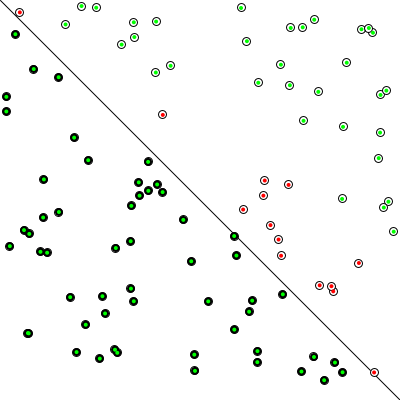
Frame 1 (no input)
Frame 60 (the mouse pressed at the canvas centre just before this capture): identical to frame 1, image omitted
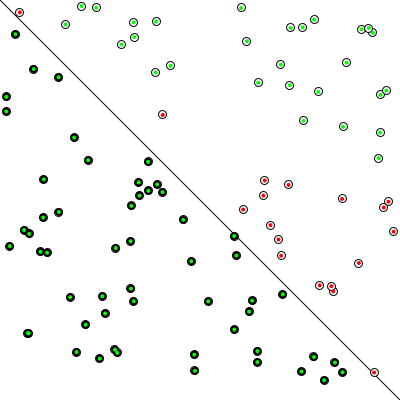
Frame 120 (the mouse held since frame 60 and released just before this capture)

The Processing sketch that drew these frames (run headless with seeded random() and noise(); from frame 60 on, the mouse is pressed at the canvas centre):

// Processing sketch: perceptron
// ── perceptron.pde
/**
* Activation function.
* If it recieves positive - returns 1, else -1
*/
int sign(float n){
  if (n >= 0) return 1;
  else return -1;
}

class Perceptron {
  float[] weights = new float[2];
  float learningRate = 0.1;

  Perceptron() {
    // initialize weights randomly
    for (int i = 0; i < this.weights.length; i++){
      this.weights[i] = random(-1, 1);
    }
  }

  int guess(float[] inputs) {
    float sum = 0;
    for (int i = 0; i < weights.length; i++){
      sum += inputs[i] * this.weights[i];
    }
    int output = sign(sum);
    return output;
  }
  
  void train(float[] inputs, int target) {
    int guess = this.guess(inputs);
    int error = target - guess;
    for (int i = 0; i < this.weights.length; i++){
      this.weights[i] += error * inputs[i] * this.learningRate; 
    }
  }
  
  void printWeights(){
    println(this.weights[0] + " " + this.weights[1]);
  }
}
// ── Training.pde
class Point {
  float x;
  float y;
  int label;

  Point(){
    x = random(width);
    y = random(height);
    if (x > y) label = 1;
    else label = -1;
  }

  void show(){
    stroke(0);
    if (label == 1){
      fill(255);
    } else{
      fill(0);
    }
    ellipse(x, y, 8, 8);
  }
}

// ── simple_perceptron.pde
Perceptron brain;

Point[] points = new Point[100];

void settings(){
  size(400, 400);
}

void setup() {
  brain = new Perceptron();
  for (int i = 0; i < points.length; i++){
    points[i] = new Point();
  }
  brain.printWeights();

  float[] inputs = {-1, 0.5};
  int guess = brain.guess(inputs);
}

void draw(){
  background(255);
  stroke(0);
  line(0, 0, width, height);
  for (Point pt: points){
    pt.show();
  }
  
  for (Point pt : points) {
    float[] inputs = {pt.x, pt.y};
    int target = pt.label;
    //brain.train(inputs, target);
    
    int guess = brain.guess(inputs);
    if (guess == target){
       fill(0, 255, 0);
    } else { fill(255, 0, 0);}
       noStroke();
       ellipse(pt.x, pt.y, 4, 4);
  }
}

void mousePressed(){
 for (Point pt: points) {
   float[] inputs = {pt.x, pt.y};
   int target = pt.label;
   brain.train(inputs, target);
 }
  brain.printWeights();
}
